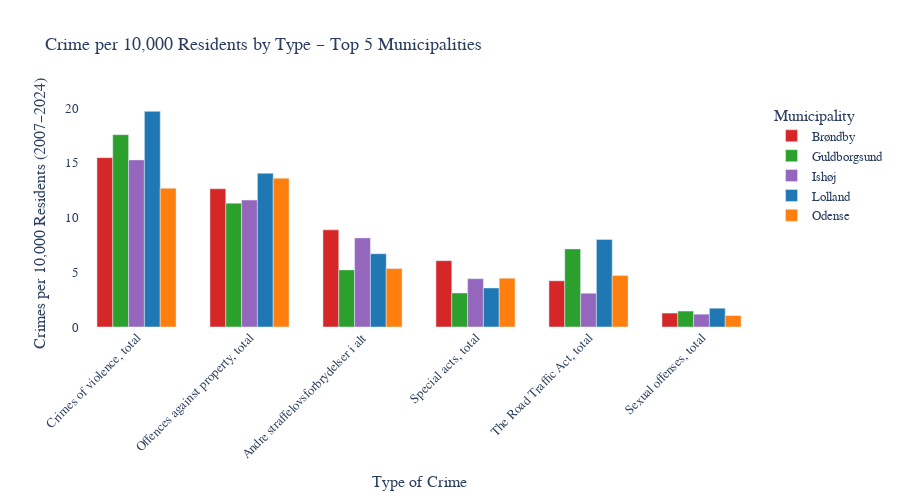
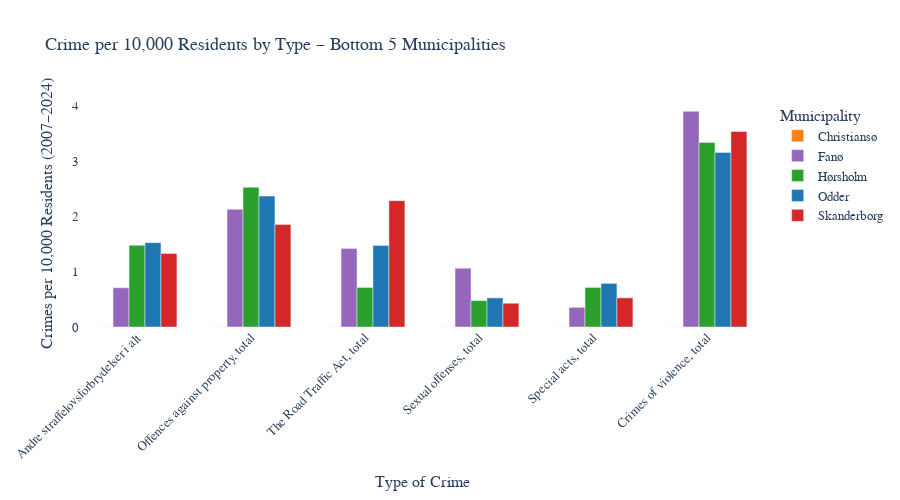

Notebook cell for these charts, in order:
### Markdown cell above
### Plotting the 5 bottom and top municipalities

### Code cell
import plotly.express as px

# Copy and clean
plot_df = crime_pop_offence.copy()  # <- use the version with population and crime per 10k
# Map Danish offence labels to English
offence_translation = {
    "Seksualforbrydelser i alt": "Sexual offenses, total",
    "Voldsforbrydelser i alt": "Crimes of violence, total",
    "Ejendomsforbrydelser i alt": "Offences against property, total",
    "Andre Straffelovsforbrydelser i alt": "Other offences, total",
    "Færdselslov i alt": "The Road Traffic Act, total",
    "Særlove i alt": "Special acts, total"
}

# Apply to your offence labels
plot_df["Offence"] = plot_df["Offence"].replace(offence_translation)

plot_df['Municipality'] = plot_df['Municipality'].str.title()  # for color matching

# --- Top 5 plot ---
top_df_offence = plot_df[plot_df['Group'] == 'Top 5']

fig_top_offence = px.bar(
    top_df_offence,
    x="Offence",
    y="CrimePer10k",
    color="Municipality",
    color_discrete_map=color_map,
    barmode="group",
    title="Crime per 10,000 Residents by Type – Top 5 Municipalities",
    height=500
)

fig_top_offence.update_layout(
    xaxis_title="Type of Crime",
    yaxis_title="Crimes per 10,000 Residents (2007–2024)",
    font=dict(family="Arial", size=13),
    xaxis_tickangle=-45,
    plot_bgcolor="white",
    bargap=0.3,
)

fig_top_offence.write_html(r"C:\Users\Baxe\Documents\SocialDataanalyseVisulisation\signedue.github.io\crime_offence_top.html")

fig_top_offence.show()


# --- Bottom 5 plot ---
bottom_df_offence = plot_df[plot_df['Group'] == 'Bottom 5']

fig_bottom_offence = px.bar(
    bottom_df_offence,
    x="Offence",
    y="CrimePer10k",
    color="Municipality",
    color_discrete_map=color_map,
    barmode="group",
    title="Crime per 10,000 Residents by Type – Bottom 5 Municipalities",
    height=500
)

fig_bottom_offence.update_layout(
    xaxis_title="Type of Crime",
    yaxis_title="Crimes per 10,000 Residents (2007–2024)",
    font=dict(family="Arial", size=13),
    xaxis_tickangle=-45,
    plot_bgcolor="white",
    bargap=0.3,
)

fig_top_offence.write_html(r"C:\Users\Baxe\Documents\SocialDataanalyseVisulisation\signedue.github.io\crime_offence_bottom.html")
fig_bottom_offence.show()

### Figure 1 — Plotly figure (JSON) as saved in the notebook; plotly's stock layout.template omitted (floating-point values rounded to 4 significant figures)
{"data": [{"alignmentgroup": "True", "hovertemplate": "Municipality=Brøndby<br>Offence=%{x}<br>CrimePer10k=%{y}<extra></extra>", "legendgroup": "Brøndby", "marker": {"color": "#d62728", "pattern": {"shape": ""}}, "name": "Brøndby", "offsetgroup": "Brøndby", "orientation": "v", "showlegend": true, "textposition": "auto", "type": "bar", "x": ["Crimes of violence, total", "Offences against property, total", "Andre straffelovsforbrydelser i alt", "Special acts, total", "The Road Traffic Act, total", "Sexual offenses, total"], "xaxis": "x", "y": [15.47, 12.62, 8.872, 6.06, 4.219, 1.272], "yaxis": "y"}, {"alignmentgroup": "True", "hovertemplate": "Municipality=Guldborgsund<br>Offence=%{x}<br>CrimePer10k=%{y}<extra></extra>", "legendgroup": "Guldborgsund", "marker": {"color": "#2ca02c", "pattern": {"shape": ""}}, "name": "Guldborgsund", "offsetgroup": "Guldborgsund", "orientation": "v", "showlegend": true, "textposition": "auto", "type": "bar", "x": ["Crimes of violence, total", "Offences against property, total", "The Road Traffic Act, total", "Andre straffelovsforbrydelser i alt", "Special acts, total", "Sexual offenses, total"], "xaxis": "x", "y": [17.56, 11.31, 7.133, 5.216, 3.106, 1.457], "yaxis": "y"}, {"alignmentgroup": "True", "hovertemplate": "Municipality=Ishøj<br>Offence=%{x}<br>CrimePer10k=%{y}<extra></extra>", "legendgroup": "Ishøj", "marker": {"color": "#9467bd", "pattern": {"shape": ""}}, "name": "Ishøj", "offsetgroup": "Ishøj", "orientation": "v", "showlegend": true, "textposition": "auto", "type": "bar", "x": ["Crimes of violence, total", "Offences against property, total", "Andre straffelovsforbrydelser i alt", "Special acts, total", "The Road Traffic Act, total", "Sexual offenses, total"], "xaxis": "x", "y": [15.26, 11.59, 8.136, 4.414, 3.084, 1.17], "yaxis": "y"}, {"alignmentgroup": "True", "hovertemplate": "Municipality=Lolland<br>Offence=%{x}<br>CrimePer10k=%{y}<extra></extra>", "legendgroup": "Lolland", "marker": {"color": "#1f77b4", "pattern": {"shape": ""}}, "name": "Lolland", "offsetgroup": "Lolland", "orientation": "v", "showlegend": true, "textposition": "auto", "type": "bar", "x": ["Crimes of violence, total", "Offences against property, total", "The Road Traffic Act, total", "Andre straffelovsforbrydelser i alt", "Special acts, total", "Sexual offenses, total"], "xaxis": "x", "y": [19.7, 14.04, 7.999, 6.693, 3.564, 1.714], "yaxis": "y"}, {"alignmentgroup": "True", "hovertemplate": "Municipality=Odense<br>Offence=%{x}<br>CrimePer10k=%{y}<extra></extra>", "legendgroup": "Odense", "marker": {"color": "#ff7f0e", "pattern": {"shape": ""}}, "name": "Odense", "offsetgroup": "Odense", "orientation": "v", "showlegend": true, "textposition": "auto", "type": "bar", "x": ["Offences against property, total", "Crimes of violence, total", "Andre straffelovsforbrydelser i alt", "The Road Traffic Act, total", "Special acts, total", "Sexual offenses, total"], "xaxis": "x", "y": [13.6, 12.67, 5.333, 4.698, 4.455, 1.044], "yaxis": "y"}], "layout": {"bargap": 0.3, "barmode": "group", "font": {"family": "Arial", "size": 13}, "height": 500, "legend": {"title": {"text": "Municipality"}, "tracegroupgap": 0}, "plot_bgcolor": "white", "title": {"text": "Crime per 10,000 Residents by Type – Top 5 Municipalities"}, "xaxis": {"anchor": "y", "domain": [0, 1], "tickangle": -45, "title": {"text": "Type of Crime"}}, "yaxis": {"anchor": "x", "domain": [0, 1], "title": {"text": "Crimes per 10,000 Residents (2007–2024)"}}}}

### Figure 2 — Plotly figure (JSON) as saved in the notebook; plotly's stock layout.template omitted (floating-point values rounded to 4 significant figures)
{"data": [{"alignmentgroup": "True", "hovertemplate": "Municipality=Christiansø<br>Offence=%{x}<br>CrimePer10k=%{y}<extra></extra>", "legendgroup": "Christiansø", "marker": {"color": "#ff7f0e", "pattern": {"shape": ""}}, "name": "Christiansø", "offsetgroup": "Christiansø", "orientation": "v", "showlegend": true, "textposition": "auto", "type": "bar", "x": ["Andre straffelovsforbrydelser i alt", "Offences against property, total", "The Road Traffic Act, total", "Sexual offenses, total", "Special acts, total", "Crimes of violence, total"], "xaxis": "x", "y": [0, 0, 0, 0, 0, 0], "yaxis": "y"}, {"alignmentgroup": "True", "hovertemplate": "Municipality=Fanø<br>Offence=%{x}<br>CrimePer10k=%{y}<extra></extra>", "legendgroup": "Fanø", "marker": {"color": "#9467bd", "pattern": {"shape": ""}}, "name": "Fanø", "offsetgroup": "Fanø", "orientation": "v", "showlegend": true, "textposition": "auto", "type": "bar", "x": ["Crimes of violence, total", "Offences against property, total", "The Road Traffic Act, total", "Sexual offenses, total", "Andre straffelovsforbrydelser i alt", "Special acts, total"], "xaxis": "x", "y": [3.898, 2.126, 1.417, 1.063, 0.7087, 0.3544], "yaxis": "y"}, {"alignmentgroup": "True", "hovertemplate": "Municipality=Hørsholm<br>Offence=%{x}<br>CrimePer10k=%{y}<extra></extra>", "legendgroup": "Hørsholm", "marker": {"color": "#2ca02c", "pattern": {"shape": ""}}, "name": "Hørsholm", "offsetgroup": "Hørsholm", "orientation": "v", "showlegend": true, "textposition": "auto", "type": "bar", "x": ["Crimes of violence, total", "Offences against property, total", "Andre straffelovsforbrydelser i alt", "The Road Traffic Act, total", "Special acts, total", "Sexual offenses, total"], "xaxis": "x", "y": [3.335, 2.525, 1.477, 0.7146, 0.7146, 0.4764], "yaxis": "y"}, {"alignmentgroup": "True", "hovertemplate": "Municipality=Odder<br>Offence=%{x}<br>CrimePer10k=%{y}<extra></extra>", "legendgroup": "Odder", "marker": {"color": "#1f77b4", "pattern": {"shape": ""}}, "name": "Odder", "offsetgroup": "Odder", "orientation": "v", "showlegend": true, "textposition": "auto", "type": "bar", "x": ["Crimes of violence, total", "Offences against property, total", "Andre straffelovsforbrydelser i alt", "The Road Traffic Act, total", "Special acts, total", "Sexual offenses, total"], "xaxis": "x", "y": [3.155, 2.366, 1.525, 1.472, 0.7887, 0.5258], "yaxis": "y"}, {"alignmentgroup": "True", "hovertemplate": "Municipality=Skanderborg<br>Offence=%{x}<br>CrimePer10k=%{y}<extra></extra>", "legendgroup": "Skanderborg", "marker": {"color": "#d62728", "pattern": {"shape": ""}}, "name": "Skanderborg", "offsetgroup": "Skanderborg", "orientation": "v", "showlegend": true, "textposition": "auto", "type": "bar", "x": ["Crimes of violence, total", "The Road Traffic Act, total", "Offences against property, total", "Andre straffelovsforbrydelser i alt", "Special acts, total", "Sexual offenses, total"], "xaxis": "x", "y": [3.533, 2.284, 1.855, 1.327, 0.5271, 0.4295], "yaxis": "y"}], "layout": {"bargap": 0.3, "barmode": "group", "font": {"family": "Arial", "size": 13}, "height": 500, "legend": {"title": {"text": "Municipality"}, "tracegroupgap": 0}, "plot_bgcolor": "white", "title": {"text": "Crime per 10,000 Residents by Type – Bottom 5 Municipalities"}, "xaxis": {"anchor": "y", "domain": [0, 1], "tickangle": -45, "title": {"text": "Type of Crime"}}, "yaxis": {"anchor": "x", "domain": [0, 1], "title": {"text": "Crimes per 10,000 Residents (2007–2024)"}}}}
